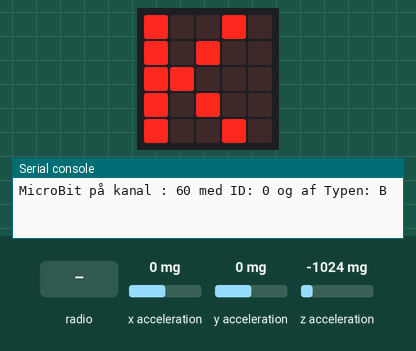
This program was run on a simulated BBC micro:bit running MicroPython. On the bench: the board's 5×5 LED display, the last lines printed to the serial console. The inputs (shaded band) are chosen by the test bench; at power-on: x acceleration 0 mg, y acceleration 0 mg, z acceleration -1024 mg. No radio messages arrive unless stated (any console line starting 'radio sent:' is added by the test bench).

Above: at 0.1 s.
At 3.7 s:
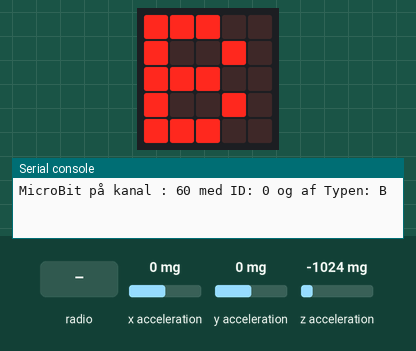
6.3 s: x acceleration set to -1440 mg
At 7.5 s:
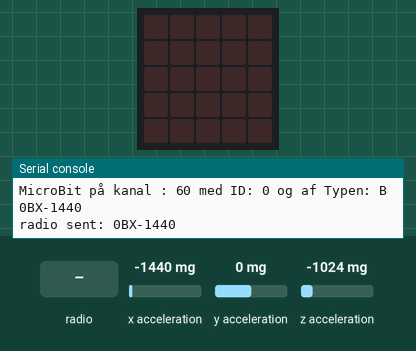
7.8 s: radio message "X" arrives
9.3 s: radio message "Y" arrives
10.8 s: radio message "Z" arrives
Timing chart, 0 to 13.3 s (numbered marks = the images above; inputs shaded):
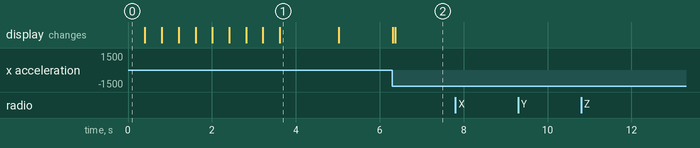

The program:

MBType-B.py
```python
# MBType-B.py - Gem i main.py på Micro:Bit når den skal køre selvstændigt og kombineres med et program på PC/PI/MAC
#             - Husk at det skal være med lille m i main.py ellers duer det ikke!
#
# Version 1.3 - 03 nov 2021 - Rettet fejl med forkert værdi for Z
# Version 1.2 - 26 aug 2021 - Udgave til frigivelse/spredning i efteråret 2021.
#                           - Ændret navngivning incl type, og lidt ekstra kommentarer.
# Version 1.1 - 26 apr 2021 - Tilføjet initiel udskrift af radio kanal aht identifikation ved opstart.
# Version 1.0 - 18 jan 2021 - Udgave brugt ved test i 1x SSG vinter 2021. LYD-KIT Region MidtJylland
#
# Type B:
# Program der løbende checker acceleration og sender værdi på radio hhv seriel når ændring i værdi er stor nok.
# Kan med ændring af konstant sættes til at checke for hhv x,y,z værdi eller en kombination.
# Er det tilfældet sendes tegnene: "X","Y","Z","V" efterfulgt af en værdi på USB og Radio,
# sammen med MB-id og Type identifikation for at gøre det til et unikt event med flere MB i opstilling.
# Værdier sendes løbende med 50 msec interval, men kun hvis der er een tilstrækkelig stor ændring i aflæst værdi siden sidst.
# styret af konstanten THRESHOLD som man kan ændre efter behov.
# Det betyder så at hvis der kommer een værdi så er MB'en blevet bevæget.
# Omvendt vil det at der ikke kommer nogen værdi ikke nødvendigvis betyde at den ligger stille
# - det kan jo være der ikke er strøm på eller at den er udenfor rækkevidde....
#
# Modtages noget på radio sendes det videre på USB.
# Derved kan man sætte een MB til PC/MAC/PI og have flere andre der sender på radio og få
# input events fra alle overført til PC/MAC/PI
#
from microbit import *
import radio
import math
#
# Konstanter til at identificere MB, som I skal rette til jeres opstilling
#
MB_TYPE = "B"     # identificerer denne MB som een type B (acc med værdier) SKAL ikke ændres
MB_ID   = "0"     # nummer på MB når i bruger flere af dem i opstilling for at kunne skelne dem ad
CH      = 60      # Den radio kanal I benytter til jeres opstilling/produkt

#
# Hvis I vil ændre hvilken akse der måles på kan nedenstående konstant sættes til een af følgende:
#        "X" - for måling i x aksen
#        "Y" - for måling i y aksen
#        "Z" - for måling i z aksen
#        "V" - for kombineret måling fra de 3 akser. V for vektor = math.sqrt(x**2 + y**2 + z**2)

RETNING  = "X"
THRESHOLD = 30
#
# Variabler til at holde styr på input og hvor stor en ændring. Hvis forskel mellem value og last value er mindre end TRESHOLD
# så sendes der ingen værdi.

value      = 0
last_value = 0

#
# Tænde for radio med fuld sende styrke men på specifik kanal som benyttes i opstillingen
#
radio.config(channel=CH)     # samme kanal i alle MB's i samme opstilling.
radio.on()
#
# For at identificere MB på USB (hvis den er tilsluttet via USB) samt kokalt på MB display
#
print("MicroBit på kanal : "+str(CH)+" med ID: "+MB_ID+" og af Typen: "+MB_TYPE)
display.show("K:"+str(CH)+"I:"+MB_ID+"T:"+MB_TYPE)
sleep(1000)
display.clear()


key = RETNING

while True:                        # Forever - genererer events på radio og USB

    acc_x,acc_y,acc_z = accelerometer.get_values()

    if   RETNING == "X": value = acc_x
    elif RETNING == "Y": value = acc_y
    elif RETNING == "Z": value = acc_z
    elif RETNING == "V": value = math.sqrt(acc_x**2 + acc_y**2 + acc_z**2)

    if abs(value-last_value) > THRESHOLD:          # sender kun hvis ændring i værdi er stor nok
        event = MB_ID+MB_TYPE+key+str(int(value))  # unik event med MB ident,type og key der er aktiveret
        print(event)                               # Send streng på USB   - OK selvom MB ikke er tilsluttet via USB
        radio.send(event)                          # Send streng på radio - OK selvom MB er tilslutet via USB
        display.show(key)                          # Local feedback på Micro:Bit display. Kan fjernes for at spare strøm.
        last_value=value
    else: display.clear()
    #
    # Hvis der modtages noget på radio sendes det ufilteret/uændret videre på USB.
    #
    r = radio.receive()
    if r :
        print(r)

    sleep(50)
```

Measured:
- what the display in image 1 shows lasts 1.4 s, from 3.6 s to 5.0 s
